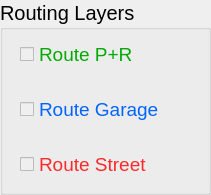
   <widget class="QGroupBox" name="groupBoxRoutingLayers">
    <property name="geometry">
     <rect>
      <x>1700</x>
      <y>70</y>
      <width>211</width>
      <height>195</height>
     </rect>
    </property>
    <property name="font">
     <font>
      <family>Arial</family>
      <pointsize>15</pointsize>
     </font>
    </property>
    <property name="title">
     <string>Routing Layers</string>
    </property>
    <widget class="QWidget" name="layoutWidget_3">
     <property name="geometry">
      <rect>
       <x>20</x>
       <y>20</y>
       <width>168</width>
       <height>181</height>
      </rect>
     </property>
     <layout class="QVBoxLayout" name="verticalLayout_4">
      <item>
       <widget class="QCheckBox" name="checkBox_RoutePR">
        <property name="enabled">
         <bool>false</bool>
        </property>
        <property name="font">
         <font>
          <family>Arial</family>
          <pointsize>14</pointsize>
         </font>
        </property>
        <property name="styleSheet">
         <string notr="true">color: rgb(0, 170, 0);</string>
        </property>
        <property name="text">
         <string>Route P+R</string>
        </property>
       </widget>
      </item>
      <item>
       <widget class="QCheckBox" name="checkBox_RouteGarage">
        <property name="enabled">
         <bool>false</bool>
        </property>
        <property name="font">
         <font>
          <family>Arial</family>
          <pointsize>14</pointsize>
         </font>
        </property>
        <property name="styleSheet">
         <string notr="true">color: rgb(0, 100, 255);</string>
        </property>
        <property name="text">
         <string>Route Garage</string>
        </property>
       </widget>
      </item>
      <item>
       <widget class="QCheckBox" name="checkBox_RouteStreet">
        <property name="enabled">
         <bool>false</bool>
        </property>
        <property name="font">
         <font>
          <family>Arial</family>
          <pointsize>14</pointsize>
         </font>
        </property>
        <property name="styleSheet">
         <string notr="true">color: rgba(255, 0, 0, 210);</string>
        </property>
        <property name="text">
         <string>Route Street</string>
        </property>
       </widget>
      </item>
     </layout>
    </widget>
   </widget>
